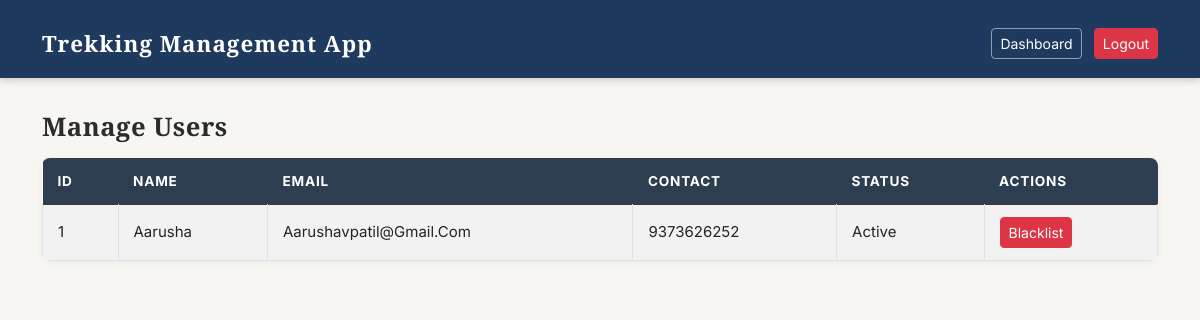
/admin/users (signed in), run on an earlier commit of the app's database.
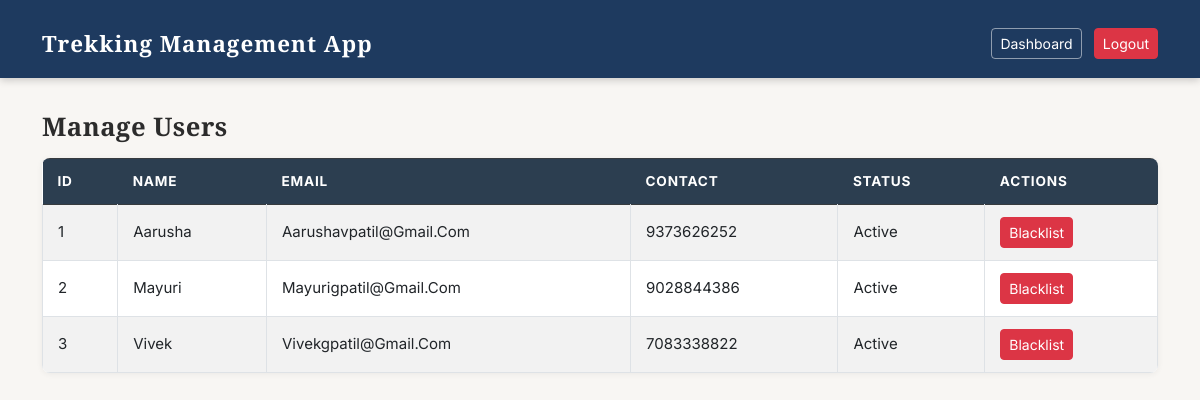
And on a later commit of the database.
### database.py (models this page shows)
class User(db.Model):
    __tablename__ = 'user'
    id = db.Column(db.Integer, primary_key=True)
    name = db.Column(db.String(120), nullable=False)
    email = db.Column(db.String(120), unique=True, nullable=False)
    contact = db.Column(db.String(20), nullable=False)
    password_hash = db.Column(db.String(128), nullable=False)
    status = db.Column(db.String(20), default='active')
    bookings = db.relationship('Booking', backref='user', lazy=True)

### app.py (the view)
@app.route('/admin/users')
def admin_users():
    if session.get('role') != 'admin':
        return redirect(url_for('login'))
    users = User.query.all()
    return render_template('admin/users.html', users=users)

### templates/admin/users.html (shortened to what this page needs)
<!DOCTYPE html>
<html lang="en">
<head>
    <link href="https://cdn.jsdelivr.net/npm/bootstrap@5.3.0-alpha1/dist/css/bootstrap.min.css" rel="stylesheet">
    <link rel="stylesheet" href="/static/style.css">
</head>
<body>
<nav class="navbar navbar-dark bg-dark">
    <div class="container">
        <a class="navbar-brand">trekking management app</a>
        <div>
            <a href="/admin/dashboard" class="btn btn-outline-light btn-sm me-2">dashboard</a>
            <a href="/logout" class="btn btn-danger btn-sm">logout</a>
        </div>
    </div>
</nav>
<div class="container mt-4">
    <h3>manage users</h3>
    <table class="table table-bordered table-striped mt-3">
        <thead class="table-dark">
            <tr>
                <th>id</th>
                <th>name</th>
                <th>email</th>
                <th>contact</th>
                <th>status</th>
                <th>actions</th>
            </tr>
        </thead>
        <tbody>
            {% for user in users %}
            <tr>
                <td>{{ user.id }}</td>
                <td>{{ user.name }}</td>
                <td>{{ user.email }}</td>
                <td>{{ user.contact }}</td>
                <td>{{ user.status }}</td>
                <td>
                    {% if user.status == 'active' %}
                        <a href="/admin/users/blacklist/{{ user.id }}" class="btn btn-sm btn-danger">blacklist</a>
                    {% else %}
                        <a href="/admin/users/activate/{{ user.id }}" class="btn btn-sm btn-success">activate</a>
                    {% endif %}
                </td>
            </tr>
            {% else %}
            <tr>
                <td colspan="6" class="text-center">no users found</td>
            </tr>
            {% endfor %}
        </tbody>
    </table>
</div>
</body>
</html>

What changed in the data, as far as the page shows it:
added User: id "2", name "Mayuri", email "Mayurigpatil@gmail.com", contact "9028844386", status "Active"
added User: id "3", name "Vivek", email "Vivekgpatil@gmail.com", contact "7083338822", status "Active"
